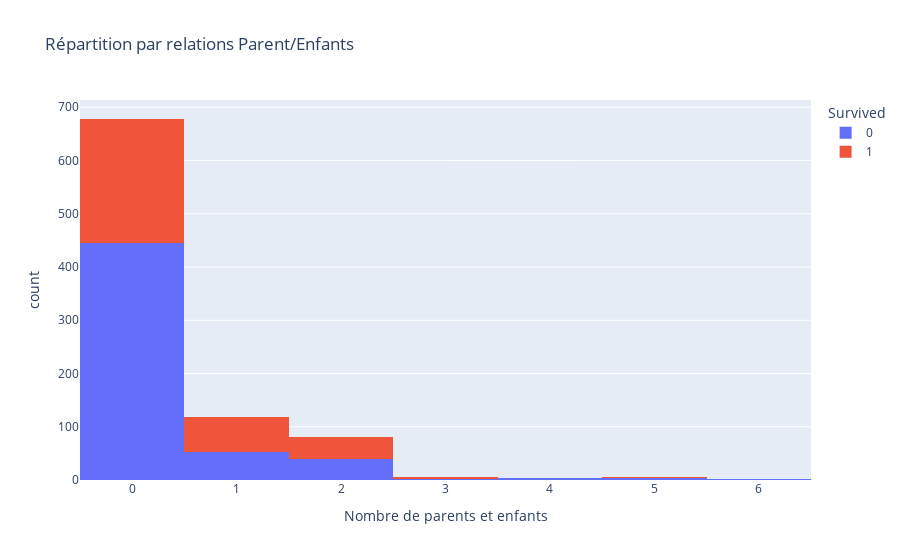

Notebook source saved alongside this figure:
### Code cell
fig = px.histogram(train, x='Parch', 
                   title = "Répartition par relations Parent/Enfants", 
                   color = 'Survived',
                   labels={'count':'Nombre','Parch':'Nombre de parents et enfants'})
fig.show()

### Figure 1 — Plotly figure (JSON) as saved in the notebook; plotly's stock layout.template omitted (floating-point values rounded to 4 significant figures; data arrays with more than 128 entries replaced by an {"elided": "..."} marker saying what was removed)
{"data": [{"bingroup": "x", "hovertemplate": "Survived=0<br>Nombre de parents et enfants=%{x}<br>count=%{y}<extra></extra>", "legendgroup": "0", "marker": {"color": "#636efa", "pattern": {"shape": ""}}, "name": "0", "orientation": "v", "showlegend": true, "type": "histogram", "x": {"elided": "549 int values"}, "xaxis": "x", "yaxis": "y"}, {"bingroup": "x", "hovertemplate": "Survived=1<br>Nombre de parents et enfants=%{x}<br>count=%{y}<extra></extra>", "legendgroup": "1", "marker": {"color": "#EF553B", "pattern": {"shape": ""}}, "name": "1", "orientation": "v", "showlegend": true, "type": "histogram", "x": {"elided": "342 int values"}, "xaxis": "x", "yaxis": "y"}], "layout": {"barmode": "relative", "legend": {"title": {"text": "Survived"}, "tracegroupgap": 0}, "title": {"text": "Répartition par relations Parent/Enfants"}, "xaxis": {"anchor": "y", "domain": [0, 1], "title": {"text": "Nombre de parents et enfants"}}, "yaxis": {"anchor": "x", "domain": [0, 1], "title": {"text": "count"}}}}
